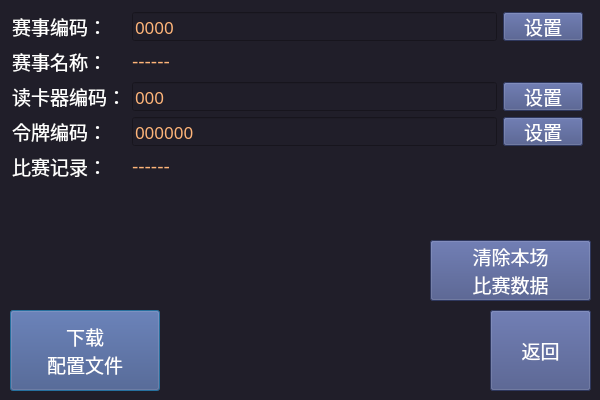
<?xml version="1.0" encoding="UTF-8"?>
<ui version="4.0">
 <class>eventSettingDialog</class>
 <widget class="QDialog" name="eventSettingDialog">
  <property name="windowModality">
   <enum>Qt::WindowModal</enum>
  </property>
  <property name="geometry">
   <rect>
    <x>0</x>
    <y>0</y>
    <width>600</width>
    <height>400</height>
   </rect>
  </property>
  <property name="sizePolicy">
   <sizepolicy hsizetype="Preferred" vsizetype="Fixed">
    <horstretch>0</horstretch>
    <verstretch>0</verstretch>
   </sizepolicy>
  </property>
  <property name="windowTitle">
   <string>赛事</string>
  </property>
  <property name="styleSheet">
   <string notr="true">background-color: rgb(32, 30, 41);
color: rgb(255, 255, 255);</string>
  </property>
  <property name="modal">
   <bool>false</bool>
  </property>
  <widget class="QPushButton" name="downloadConfigFileButton">
   <property name="geometry">
    <rect>
     <x>10</x>
     <y>310</y>
     <width>150</width>
     <height>81</height>
    </rect>
   </property>
   <property name="font">
    <font>
     <pointsize>14</pointsize>
     <weight>50</weight>
     <italic>false</italic>
     <bold>false</bold>
    </font>
   </property>
   <property name="focusPolicy">
    <enum>Qt::ClickFocus</enum>
   </property>
   <property name="styleSheet">
    <string notr="true">background-color: rgb(66, 79, 131);</string>
   </property>
   <property name="text">
    <string>下载
配置文件</string>
   </property>
  </widget>
  <widget class="QPushButton" name="returnButton">
   <property name="geometry">
    <rect>
     <x>490</x>
     <y>310</y>
     <width>101</width>
     <height>81</height>
    </rect>
   </property>
   <property name="font">
    <font>
     <pointsize>14</pointsize>
     <weight>50</weight>
     <italic>false</italic>
     <bold>false</bold>
    </font>
   </property>
   <property name="focusPolicy">
    <enum>Qt::ClickFocus</enum>
   </property>
   <property name="styleSheet">
    <string notr="true">background-color: rgb(66, 79, 131);</string>
   </property>
   <property name="text">
    <string>返回</string>
   </property>
  </widget>
  <widget class="QWidget" name="layoutWidget">
   <property name="geometry">
    <rect>
     <x>12</x>
     <y>12</y>
     <width>571</width>
     <height>169</height>
    </rect>
   </property>
   <layout class="QGridLayout" name="gridLayout">
    <item row="1" column="0">
     <widget class="QLabel" name="label_17">
      <property name="sizePolicy">
       <sizepolicy hsizetype="Fixed" vsizetype="Preferred">
        <horstretch>0</horstretch>
        <verstretch>0</verstretch>
       </sizepolicy>
      </property>
      <property name="font">
       <font>
        <family>Ubuntu</family>
        <pointsize>14</pointsize>
        <weight>50</weight>
        <italic>false</italic>
        <bold>false</bold>
       </font>
      </property>
      <property name="text">
       <string>赛事名称：</string>
      </property>
     </widget>
    </item>
    <item row="1" column="1">
     <widget class="QLabel" name="label_eventName">
      <property name="font">
       <font>
        <pointsize>14</pointsize>
        <weight>50</weight>
        <italic>false</italic>
        <bold>false</bold>
       </font>
      </property>
      <property name="styleSheet">
       <string notr="true">color: rgb(255, 181, 121);</string>
      </property>
      <property name="text">
       <string>------</string>
      </property>
     </widget>
    </item>
    <item row="3" column="2">
     <widget class="QPushButton" name="btnSetTokenId">
      <property name="font">
       <font>
        <pointsize>14</pointsize>
        <weight>50</weight>
        <italic>false</italic>
        <bold>false</bold>
       </font>
      </property>
      <property name="focusPolicy">
       <enum>Qt::ClickFocus</enum>
      </property>
      <property name="styleSheet">
       <string notr="true">background-color: rgb(66, 79, 131);</string>
      </property>
      <property name="text">
       <string>设置</string>
      </property>
     </widget>
    </item>
    <item row="3" column="0">
     <widget class="QLabel" name="label_23">
      <property name="sizePolicy">
       <sizepolicy hsizetype="Fixed" vsizetype="Preferred">
        <horstretch>0</horstretch>
        <verstretch>0</verstretch>
       </sizepolicy>
      </property>
      <property name="font">
       <font>
        <family>Ubuntu</family>
        <pointsize>14</pointsize>
        <weight>50</weight>
        <italic>false</italic>
        <bold>false</bold>
       </font>
      </property>
      <property name="text">
       <string>令牌编码：</string>
      </property>
     </widget>
    </item>
    <item row="4" column="0">
     <widget class="QLabel" name="label_21">
      <property name="sizePolicy">
       <sizepolicy hsizetype="Fixed" vsizetype="Preferred">
        <horstretch>0</horstretch>
        <verstretch>0</verstretch>
       </sizepolicy>
      </property>
      <property name="font">
       <font>
        <family>Ubuntu</family>
        <pointsize>14</pointsize>
        <weight>50</weight>
        <italic>false</italic>
        <bold>false</bold>
       </font>
      </property>
      <property name="text">
       <string>比赛记录：</string>
      </property>
     </widget>
    </item>
    <item row="0" column="0">
     <widget class="QLabel" name="label_19">
      <property name="sizePolicy">
       <sizepolicy hsizetype="Fixed" vsizetype="Preferred">
        <horstretch>0</horstretch>
        <verstretch>0</verstretch>
       </sizepolicy>
      </property>
      <property name="font">
       <font>
        <family>Ubuntu</family>
        <pointsize>14</pointsize>
        <weight>50</weight>
        <italic>false</italic>
        <bold>false</bold>
       </font>
      </property>
      <property name="text">
       <string>赛事编码：</string>
      </property>
     </widget>
    </item>
    <item row="4" column="1">
     <widget class="QLabel" name="label_recordFile">
      <property name="font">
       <font>
        <pointsize>14</pointsize>
        <weight>50</weight>
        <italic>false</italic>
        <bold>false</bold>
       </font>
      </property>
      <property name="styleSheet">
       <string notr="true">color: rgb(255, 181, 121);</string>
      </property>
      <property name="text">
       <string>------</string>
      </property>
     </widget>
    </item>
    <item row="2" column="1">
     <widget class="QLineEdit" name="lineEditReaderId">
      <property name="font">
       <font>
        <family>ADMUI3Lg</family>
        <pointsize>13</pointsize>
       </font>
      </property>
      <property name="styleSheet">
       <string notr="true">color: rgb(255, 181, 121);</string>
      </property>
      <property name="inputMethodHints">
       <set>Qt::ImhDigitsOnly</set>
      </property>
      <property name="text">
       <string>000</string>
      </property>
      <property name="cursorPosition">
       <number>3</number>
      </property>
     </widget>
    </item>
    <item row="2" column="2">
     <widget class="QPushButton" name="btnSetReaderId">
      <property name="font">
       <font>
        <pointsize>14</pointsize>
        <weight>50</weight>
        <italic>false</italic>
        <bold>false</bold>
       </font>
      </property>
      <property name="focusPolicy">
       <enum>Qt::ClickFocus</enum>
      </property>
      <property name="styleSheet">
       <string notr="true">background-color: rgb(66, 79, 131);</string>
      </property>
      <property name="text">
       <string>设置</string>
      </property>
     </widget>
    </item>
    <item row="2" column="0">
     <widget class="QLabel" name="label_22">
      <property name="sizePolicy">
       <sizepolicy hsizetype="Fixed" vsizetype="Preferred">
        <horstretch>0</horstretch>
        <verstretch>0</verstretch>
       </sizepolicy>
      </property>
      <property name="font">
       <font>
        <family>Ubuntu</family>
        <pointsize>14</pointsize>
        <weight>50</weight>
        <italic>false</italic>
        <bold>false</bold>
       </font>
      </property>
      <property name="text">
       <string>读卡器编码：</string>
      </property>
     </widget>
    </item>
    <item row="0" column="2">
     <widget class="QPushButton" name="btnSetEventId">
      <property name="font">
       <font>
        <pointsize>14</pointsize>
        <weight>50</weight>
        <italic>false</italic>
        <bold>false</bold>
       </font>
      </property>
      <property name="focusPolicy">
       <enum>Qt::ClickFocus</enum>
      </property>
      <property name="styleSheet">
       <string notr="true">background-color: rgb(66, 79, 131);</string>
      </property>
      <property name="text">
       <string>设置</string>
      </property>
     </widget>
    </item>
    <item row="0" column="1">
     <widget class="QLineEdit" name="lineEditEventId">
      <property name="font">
       <font>
        <family>ADMUI3Lg</family>
        <pointsize>13</pointsize>
       </font>
      </property>
      <property name="styleSheet">
       <string notr="true">color: rgb(255, 181, 121);</string>
      </property>
      <property name="inputMethodHints">
       <set>Qt::ImhDigitsOnly</set>
      </property>
      <property name="text">
       <string>0000</string>
      </property>
     </widget>
    </item>
    <item row="3" column="1">
     <widget class="QLineEdit" name="lineEditTokenId">
      <property name="font">
       <font>
        <family>ADMUI3Lg</family>
        <pointsize>13</pointsize>
       </font>
      </property>
      <property name="styleSheet">
       <string notr="true">color: rgb(255, 181, 121);</string>
      </property>
      <property name="inputMethodHints">
       <set>Qt::ImhDigitsOnly</set>
      </property>
      <property name="text">
       <string>000000</string>
      </property>
     </widget>
    </item>
   </layout>
  </widget>
  <widget class="QLabel" name="label_display">
   <property name="geometry">
    <rect>
     <x>20</x>
     <y>190</y>
     <width>561</width>
     <height>31</height>
    </rect>
   </property>
   <property name="font">
    <font>
     <pointsize>14</pointsize>
    </font>
   </property>
   <property name="text">
    <string/>
   </property>
   <property name="alignment">
    <set>Qt::AlignCenter</set>
   </property>
  </widget>
  <widget class="QPushButton" name="eraseRecordDataBtn">
   <property name="geometry">
    <rect>
     <x>430</x>
     <y>240</y>
     <width>161</width>
     <height>61</height>
    </rect>
   </property>
   <property name="font">
    <font>
     <pointsize>14</pointsize>
     <weight>50</weight>
     <italic>false</italic>
     <bold>false</bold>
    </font>
   </property>
   <property name="focusPolicy">
    <enum>Qt::ClickFocus</enum>
   </property>
   <property name="styleSheet">
    <string notr="true">background-color: rgb(66, 79, 131);</string>
   </property>
   <property name="text">
    <string>清除本场
比赛数据</string>
   </property>
  </widget>
 </widget>
 <resources/>
 <connections>
  <connection>
   <sender>returnButton</sender>
   <signal>clicked()</signal>
   <receiver>eventSettingDialog</receiver>
   <slot>accept()</slot>
   <hints>
    <hint type="sourcelabel">
     <x>535</x>
     <y>350</y>
    </hint>
    <hint type="destinationlabel">
     <x>299</x>
     <y>199</y>
    </hint>
   </hints>
  </connection>
 </connections>
</ui>
